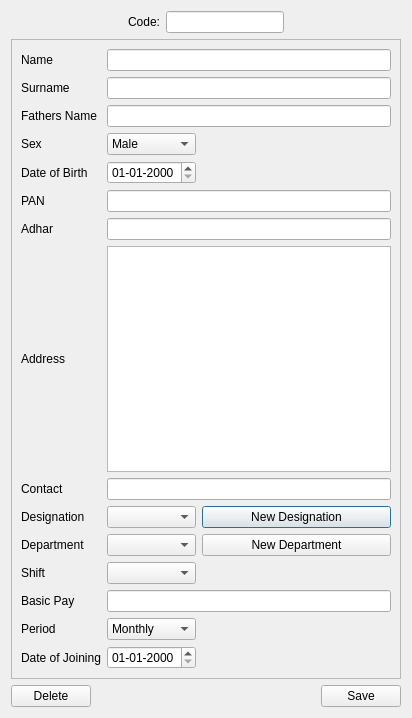
<?xml version="1.0" encoding="UTF-8"?>
<ui version="4.0">
 <class>Dialog</class>
 <widget class="QDialog" name="Dialog">
  <property name="geometry">
   <rect>
    <x>0</x>
    <y>0</y>
    <width>412</width>
    <height>718</height>
   </rect>
  </property>
  <property name="windowTitle">
   <string>Employee Details</string>
  </property>
  <layout class="QVBoxLayout" name="verticalLayout">
   <item>
    <layout class="QHBoxLayout" name="horizontalLayout">
     <item>
      <spacer name="horizontalSpacer_5">
       <property name="orientation">
        <enum>Qt::Horizontal</enum>
       </property>
       <property name="sizeHint" stdset="0">
        <size>
         <width>40</width>
         <height>20</height>
        </size>
       </property>
      </spacer>
     </item>
     <item>
      <widget class="QLabel" name="label_14">
       <property name="text">
        <string>Code:</string>
       </property>
      </widget>
     </item>
     <item>
      <widget class="QLineEdit" name="employeedialogue_employeeid_lineedit"/>
     </item>
     <item>
      <spacer name="horizontalSpacer_6">
       <property name="orientation">
        <enum>Qt::Horizontal</enum>
       </property>
       <property name="sizeHint" stdset="0">
        <size>
         <width>40</width>
         <height>20</height>
        </size>
       </property>
      </spacer>
     </item>
    </layout>
   </item>
   <item>
    <widget class="QScrollArea" name="scrollArea">
     <property name="widgetResizable">
      <bool>true</bool>
     </property>
     <widget class="QWidget" name="scrollAreaWidgetContents">
      <property name="geometry">
       <rect>
        <x>0</x>
        <y>0</y>
        <width>392</width>
        <height>620</height>
       </rect>
      </property>
      <layout class="QGridLayout" name="gridLayout">
       <item row="12" column="0">
        <widget class="QLabel" name="label_4">
         <property name="text">
          <string>Basic Pay</string>
         </property>
        </widget>
       </item>
       <item row="11" column="0">
        <widget class="QLabel" name="label_15">
         <property name="text">
          <string>Shift</string>
         </property>
        </widget>
       </item>
       <item row="0" column="0">
        <widget class="QLabel" name="label">
         <property name="text">
          <string>Name</string>
         </property>
        </widget>
       </item>
       <item row="1" column="0">
        <widget class="QLabel" name="label_7">
         <property name="text">
          <string>Surname</string>
         </property>
        </widget>
       </item>
       <item row="2" column="0">
        <widget class="QLabel" name="label_8">
         <property name="text">
          <string>Fathers Name</string>
         </property>
        </widget>
       </item>
       <item row="3" column="0">
        <widget class="QLabel" name="label_12">
         <property name="text">
          <string>Sex</string>
         </property>
        </widget>
       </item>
       <item row="4" column="0">
        <widget class="QLabel" name="label_13">
         <property name="text">
          <string>Date of Birth</string>
         </property>
        </widget>
       </item>
       <item row="4" column="1" colspan="2">
        <widget class="QDateEdit" name="employeedialogue_employeedob_dateedit">
         <property name="displayFormat">
          <string>dd-MM-yyyy</string>
         </property>
         <property name="calendarPopup">
          <bool>false</bool>
         </property>
        </widget>
       </item>
       <item row="4" column="4">
        <spacer name="horizontalSpacer_2">
         <property name="orientation">
          <enum>Qt::Horizontal</enum>
         </property>
         <property name="sizeHint" stdset="0">
          <size>
           <width>138</width>
           <height>20</height>
          </size>
         </property>
        </spacer>
       </item>
       <item row="5" column="0">
        <widget class="QLabel" name="label_9">
         <property name="text">
          <string>PAN</string>
         </property>
        </widget>
       </item>
       <item row="6" column="0">
        <widget class="QLabel" name="label_10">
         <property name="text">
          <string>Adhar</string>
         </property>
        </widget>
       </item>
       <item row="7" column="0">
        <widget class="QLabel" name="label_3">
         <property name="text">
          <string>Address</string>
         </property>
        </widget>
       </item>
       <item row="7" column="1" colspan="4">
        <widget class="QTextEdit" name="employeedialogue_employeeaddress_textedit"/>
       </item>
       <item row="8" column="0">
        <widget class="QLabel" name="label_11">
         <property name="text">
          <string>Contact</string>
         </property>
        </widget>
       </item>
       <item row="9" column="0">
        <widget class="QLabel" name="label_2">
         <property name="text">
          <string>Designation</string>
         </property>
        </widget>
       </item>
       <item row="14" column="0">
        <widget class="QLabel" name="label_5">
         <property name="text">
          <string>Date of Joining</string>
         </property>
        </widget>
       </item>
       <item row="13" column="0">
        <widget class="QLabel" name="label_6">
         <property name="text">
          <string>Period</string>
         </property>
        </widget>
       </item>
       <item row="14" column="1" colspan="2">
        <widget class="QDateEdit" name="employeedialogue_employeedoj_dateedit">
         <property name="displayFormat">
          <string>dd-MM-yyyy</string>
         </property>
         <property name="calendarPopup">
          <bool>false</bool>
         </property>
        </widget>
       </item>
       <item row="14" column="3" colspan="2">
        <spacer name="horizontalSpacer_4">
         <property name="orientation">
          <enum>Qt::Horizontal</enum>
         </property>
         <property name="sizeHint" stdset="0">
          <size>
           <width>144</width>
           <height>20</height>
          </size>
         </property>
        </spacer>
       </item>
       <item row="0" column="1" colspan="4">
        <widget class="QLineEdit" name="employeedialogue_employeename_lineedit"/>
       </item>
       <item row="1" column="1" colspan="4">
        <widget class="QLineEdit" name="employeedialogue_employeesurname_lineedit"/>
       </item>
       <item row="2" column="1" colspan="4">
        <widget class="QLineEdit" name="employeedialogue_employeefathername_lineedit"/>
       </item>
       <item row="5" column="1" colspan="4">
        <widget class="QLineEdit" name="employeedialogue_employeepan_lineedit"/>
       </item>
       <item row="6" column="1" colspan="4">
        <widget class="QLineEdit" name="employeedialogue_employeeadhar_lineedit"/>
       </item>
       <item row="8" column="1" colspan="4">
        <widget class="QLineEdit" name="employeedialogue_employeecontact_lineedit"/>
       </item>
       <item row="12" column="1" colspan="4">
        <widget class="QLineEdit" name="employeedialogue_employeebasicpay_lineedit"/>
       </item>
       <item row="3" column="4">
        <spacer name="horizontalSpacer">
         <property name="orientation">
          <enum>Qt::Horizontal</enum>
         </property>
         <property name="sizeHint" stdset="0">
          <size>
           <width>47</width>
           <height>20</height>
          </size>
         </property>
        </spacer>
       </item>
       <item row="11" column="1" colspan="2">
        <widget class="QComboBox" name="employeedialogue_employeeshift_combobox"/>
       </item>
       <item row="3" column="1" colspan="2">
        <widget class="QComboBox" name="employeedialogue_employeesex_combobox">
         <property name="maxVisibleItems">
          <number>3</number>
         </property>
         <property name="maxCount">
          <number>3</number>
         </property>
         <item>
          <property name="text">
           <string>Male</string>
          </property>
         </item>
         <item>
          <property name="text">
           <string>Female</string>
          </property>
         </item>
         <item>
          <property name="text">
           <string>Others</string>
          </property>
         </item>
        </widget>
       </item>
       <item row="13" column="1" colspan="2">
        <widget class="QComboBox" name="employeedialogue_employeeperiod_combobox">
         <item>
          <property name="text">
           <string>Monthly</string>
          </property>
         </item>
         <item>
          <property name="text">
           <string>Weekly</string>
          </property>
         </item>
         <item>
          <property name="text">
           <string>Daily</string>
          </property>
         </item>
        </widget>
       </item>
       <item row="13" column="3" colspan="2">
        <spacer name="horizontalSpacer_3">
         <property name="orientation">
          <enum>Qt::Horizontal</enum>
         </property>
         <property name="sizeHint" stdset="0">
          <size>
           <width>36</width>
           <height>20</height>
          </size>
         </property>
        </spacer>
       </item>
       <item row="11" column="4">
        <spacer name="horizontalSpacer_8">
         <property name="orientation">
          <enum>Qt::Horizontal</enum>
         </property>
         <property name="sizeHint" stdset="0">
          <size>
           <width>40</width>
           <height>20</height>
          </size>
         </property>
        </spacer>
       </item>
       <item row="10" column="0">
        <widget class="QLabel" name="label_16">
         <property name="text">
          <string>Department</string>
         </property>
        </widget>
       </item>
       <item row="9" column="1" colspan="2">
        <widget class="QComboBox" name="employeedialogue_employdesignation_combobox"/>
       </item>
       <item row="10" column="1" colspan="2">
        <widget class="QComboBox" name="employeedialogue_employeedepartment_combobox"/>
       </item>
       <item row="9" column="3" colspan="2">
        <widget class="QPushButton" name="employeedialogue_newdesignation_pushbutton">
         <property name="text">
          <string>New Designation</string>
         </property>
        </widget>
       </item>
       <item row="10" column="3" colspan="2">
        <widget class="QPushButton" name="employeedialogue_newdepartment_pushbutton">
         <property name="text">
          <string>New Department</string>
         </property>
        </widget>
       </item>
      </layout>
      <zorder>label</zorder>
      <zorder>label_7</zorder>
      <zorder>label_8</zorder>
      <zorder>employeedialogue_employeename_lineedit</zorder>
      <zorder>employeedialogue_employeefathername_lineedit</zorder>
      <zorder>employeedialogue_employeepan_lineedit</zorder>
      <zorder>employeedialogue_employeeadhar_lineedit</zorder>
      <zorder>employeedialogue_employeecontact_lineedit</zorder>
      <zorder>employeedialogue_employeebasicpay_lineedit</zorder>
      <zorder>employeedialogue_employeesurname_lineedit</zorder>
      <zorder>employeedialogue_employeeaddress_textedit</zorder>
      <zorder>employeedialogue_employeesex_combobox</zorder>
      <zorder>employeedialogue_employeedoj_dateedit</zorder>
      <zorder>employeedialogue_employeedob_dateedit</zorder>
      <zorder>label_12</zorder>
      <zorder>label_9</zorder>
      <zorder>label_13</zorder>
      <zorder>label_10</zorder>
      <zorder>label_3</zorder>
      <zorder>label_11</zorder>
      <zorder>label_2</zorder>
      <zorder>label_4</zorder>
      <zorder>label_6</zorder>
      <zorder>label_5</zorder>
      <zorder>employeedialogue_employeeperiod_combobox</zorder>
      <zorder>horizontalSpacer_2</zorder>
      <zorder>horizontalSpacer_4</zorder>
      <zorder>horizontalSpacer</zorder>
      <zorder>horizontalSpacer_3</zorder>
      <zorder>label_15</zorder>
      <zorder>employeedialogue_employeeshift_combobox</zorder>
      <zorder>horizontalSpacer_8</zorder>
      <zorder>employeedialogue_employdesignation_combobox</zorder>
      <zorder>label_16</zorder>
      <zorder>employeedialogue_employeedepartment_combobox</zorder>
      <zorder>employeedialogue_newdesignation_pushbutton</zorder>
      <zorder>employeedialogue_newdepartment_pushbutton</zorder>
     </widget>
    </widget>
   </item>
   <item>
    <layout class="QHBoxLayout" name="horizontalLayout_2">
     <item>
      <widget class="QPushButton" name="employeedialogue_employeedelete_pushbutton">
       <property name="text">
        <string>Delete</string>
       </property>
      </widget>
     </item>
     <item>
      <spacer name="horizontalSpacer_7">
       <property name="orientation">
        <enum>Qt::Horizontal</enum>
       </property>
       <property name="sizeHint" stdset="0">
        <size>
         <width>40</width>
         <height>20</height>
        </size>
       </property>
      </spacer>
     </item>
     <item>
      <widget class="QPushButton" name="employeedialogue_employeesave_pushbutton">
       <property name="text">
        <string>Save</string>
       </property>
      </widget>
     </item>
    </layout>
   </item>
  </layout>
 </widget>
 <tabstops>
  <tabstop>employeedialogue_employeename_lineedit</tabstop>
  <tabstop>employeedialogue_employeesurname_lineedit</tabstop>
  <tabstop>employeedialogue_employeefathername_lineedit</tabstop>
  <tabstop>employeedialogue_employeesex_combobox</tabstop>
  <tabstop>employeedialogue_employeedob_dateedit</tabstop>
  <tabstop>employeedialogue_employeepan_lineedit</tabstop>
  <tabstop>employeedialogue_employeeadhar_lineedit</tabstop>
  <tabstop>employeedialogue_employeeaddress_textedit</tabstop>
  <tabstop>employeedialogue_employeecontact_lineedit</tabstop>
  <tabstop>employeedialogue_employdesignation_combobox</tabstop>
  <tabstop>employeedialogue_employeedepartment_combobox</tabstop>
  <tabstop>employeedialogue_employeeshift_combobox</tabstop>
  <tabstop>employeedialogue_employeebasicpay_lineedit</tabstop>
  <tabstop>employeedialogue_employeeperiod_combobox</tabstop>
  <tabstop>employeedialogue_employeedoj_dateedit</tabstop>
  <tabstop>employeedialogue_employeesave_pushbutton</tabstop>
  <tabstop>employeedialogue_newdesignation_pushbutton</tabstop>
  <tabstop>employeedialogue_newdepartment_pushbutton</tabstop>
  <tabstop>employeedialogue_employeedelete_pushbutton</tabstop>
  <tabstop>scrollArea</tabstop>
 </tabstops>
 <resources/>
 <connections/>
</ui>
